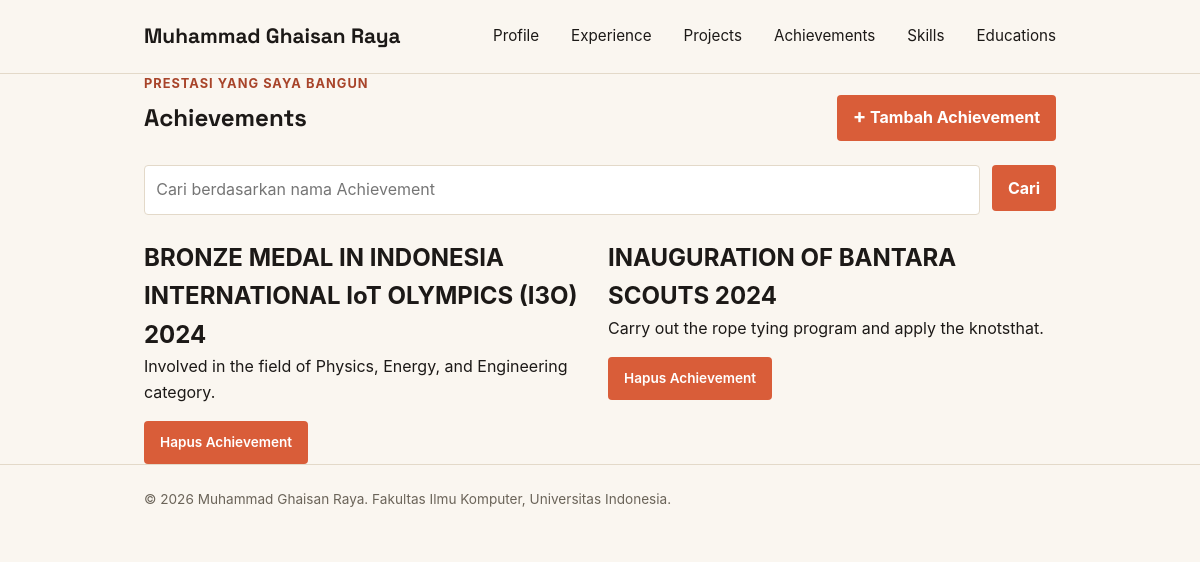
The page /achievement/ on the database its author committed.
### main/models.py (models this page shows, shortened)
class Achievement(models.Model):
    ACHIEVEMENT_CHOICE = [
        ("internasional", "Internasional"),
        ("provinsi", "Provinsi"),
        ("kabupaten", "Kabupaten"),
        ("sekolah", "Sekolah"),
    ]
    id = models.UUIDField(primary_key=True, default=uuid.uuid4, editable=False)
    title = models.CharField(max_length=255)
    description = models.TextField()
    category = models.CharField(
        max_length=20,
        choices=ACHIEVEMENT_CHOICE,
        default="sekolah",
    )
    thumbnail = models.URLField(blank=True, null=True)
    started_at = models.DateTimeField(auto_now_add=True)
    ended_at = models.DateTimeField(blank=True, null=True)
    tech_stack = models.CharField(max_length=255, blank=True, default="")
    achievement_url = models.URLField(blank=True)
    achievement_image_url = models.URLField(blank=True, max_length=500)

### main/views.py (the view)
# urls.py: path("achievement/", show_achievement, name="show_achievement"),
def show_achievement(request):
    context = {
        "name": "Muhammad Ghaisan Raya",
        "achievement_list": Achievement.objects.all(),
        }
    return render(request, "achievement.html", context)

### templates/achievement.html (shortened to what this page needs)
{% extends 'base.html' %}
{% block content %}
    <main>
            <section class="achievement-section" id="achievement">
            <div class="container">
                <p class="section-kicker">Prestasi yang saya bangun</p>
                <div class="project-header">
                    <h1>Achievements</h1>
                    <a href="{% url 'main:create_achievement' %}"
                       class="button achievement-add-button">
                        <span aria-hidden="true">+</span>
                        Tambah Achievement
                    </a>
                </div>
                <form method="get"
                      action="{% url 'main:show_achievement' %}"
                      class="achievement-search">
                    <input type="search"
                           name="title"
                           value="{{ title_query }}"
                           placeholder="Cari berdasarkan nama Achievement"
                           class="achievement-search__input"
                           aria-label="Cari berdasarkan nama Achievement">
                    <button type="submit" class="button">Cari</button>
                </form>
                <div class="achievement-grid project-grid">
                    {% for achievement in achievement_list %}
                        <article class="achievement-card">
                            <h2>{{ achievement.title }}</h2>
                            <p class="achievement-description">{{ achievement.description }}</p>
                            <div class="achievement-card-actions">
                                <div class="achievement-actions">
                                    {% include "achievement_delete_modal.html" with achievement=achievement %}
                                </div>
                            </div>
                        </article>
                    {% empty %}
                        {% if title_query %}
                            <p class="empty-state">Tidak ada achievement dengan nama tersebut.</p>
                        {% else %}
                            <p class="empty-state">Belum ada achievement yang ditambahkan.</p>
                        {% endif %}
                    {% endfor %}
                </div>
            </div>
        </section>
    </main>
{% endblock content %}

### templates/achievement_delete_modal.html (shortened to what this page needs)
<p class="achievement-status">
    <button type="button"
            class="button button-danger"
            popovertarget="delete-achievement-{{ achievement.id }}"
            aria-label="Hapus {{ achievement.title }}"
            title="Hapus achievement">
        Hapus Achievement
    </button>
</p>

### static/css/style.css (style rules this page uses)
* { margin: 0; padding: 0; box-sizing: border-box; }
:root { --ink: #1c1917; --paper: #faf6f0; --accent: #d95d39; --accent-dark: #a8442a; --line: #e3d9c9; --text-muted: #6b6459; --radius: 4px; }
body { font-family: -apple-system, "Segoe UI", Roboto, Helvetica, Arial, sans-serif; color: var(--ink); background-color: var(--paper); line-height: 1.6; }
h1, .brand { font-family: "Space Grotesk", -apple-system, sans-serif; }
.container { max-width: 960px; margin: 0 auto; padding: 0 1.5rem; }
.button { display: inline-block; height: fit-content; border: 0; border-radius: var(--radius); padding: 0.65rem 1rem; background: var(--accent); color: white; cursor: pointer; font: inherit; font-weight: 700; text-decoration: none; }
.achievement-grid { grid-template-columns: repeat(2, minmax(0, 1fr)); }
.achievement-add-button { display: inline-flex; align-items: center; gap: 0.45rem; }
.achievement-add-button span { font-size: 1.25rem; line-height: 1; }
.achievement-search { display: flex; gap: 0.75rem; margin-bottom: 1.5rem; }
.achievement-search__input { width: 100%; min-width: 0; padding: 0.7rem; border: 1px solid var(--line); border-radius: var(--radius); background: #fff; color: var(--ink); font: inherit; }
.achievement-actions { display: flex; align-items: center; flex-wrap: wrap; gap: 20px; margin-top: 1rem; }
.achievement-actions .button { font-size: 0.85rem; font-weight: 600; }
.achievement-card-actions { display: flex; flex-direction: column; margin-top: auto; }
.section-kicker { color: var(--accent-dark); font-size: 0.8rem; font-weight: 700; letter-spacing: 0.08em; text-transform: uppercase; }
.project-grid { display: grid; grid-template-columns: repeat(auto-fit, minmax(240px, 1fr)); gap: 1rem; }
.project-header { width: 100%; display: flex; justify-content: space-between; align-items: center; gap: 1rem; margin-bottom: 1.5rem; }
.project-grid { grid-template-columns: repeat(2, minmax(0, 1fr)); }
.project-header h1 { margin-bottom: 0; }

### rows shown on the page
Achievement: title "BRONZE MEDAL IN INDONESIA INTERNATIONAL IoT OLYMPICS (I3O) 2024", description "Involved in the field of Physics, Energy, and Engineering category."
Achievement: title "INAUGURATION OF BANTARA SCOUTS 2024", description "Carry out the rope tying program and apply the knotsthat."

### other values the page prints
{{ name }} "Muhammad Ghaisan Raya"
